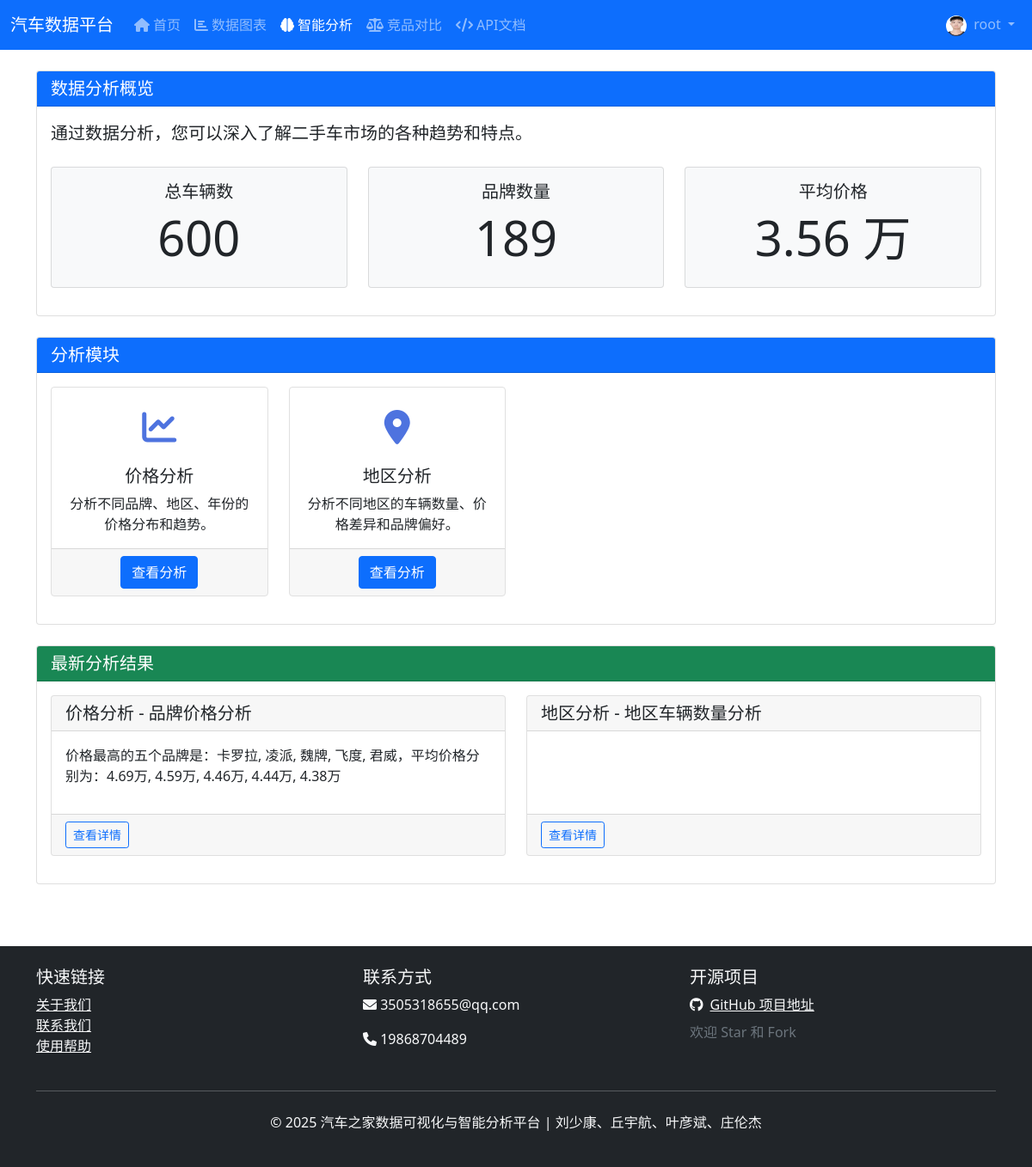
Page /analysis/ (signed in) on the committed database.
### accounts/models.py (models this page shows, shortened)
class UserProfile(models.Model):
    EDUCATION_CHOICES = (
        ('high_school', '高中及以下'),
        ('college', '大专'),
        ('bachelor', '本科'),
        ('master', '硕士'),
        ('phd', '博士'),
    )
    GENDER_CHOICES = (
        ('male', '男'),
        ('female', '女'),
        ('other', '其他'),
    )
    user = models.OneToOneField(User, on_delete=models.CASCADE, related_name='profile')
    avatar = models.ImageField(upload_to='avatars/', blank=True, null=True, verbose_name='头像')
    bio = models.TextField(max_length=500, blank=True, null=True, verbose_name='个人简介')
    birth_date = models.DateField(null=True, blank=True, verbose_name='出生日期')
    gender = models.CharField(max_length=10, choices=GENDER_CHOICES, blank=True, null=True, verbose_name='性别')
    phone = models.CharField(max_length=20, blank=True, null=True, verbose_name='电话')
    address = models.CharField(max_length=200, blank=True, null=True, verbose_name='地址')
    education = models.CharField(max_length=20, choices=EDUCATION_CHOICES, blank=True, null=True, verbose_name='学历')
    occupation = models.CharField(max_length=100, blank=True, null=True, verbose_name='职业')
    company = models.CharField(max_length=100, blank=True, null=True, verbose_name='公司')
    website = models.URLField(max_length=200, blank=True, null=True, verbose_name='个人网站')
    social_github = models.URLField(max_length=200, blank=True, null=True, verbose_name='GitHub')
    social_weibo = models.URLField(max_length=200, blank=True, null=True, verbose_name='微博')
    social_wechat = models.CharField(max_length=100, blank=True, null=True, verbose_name='微信')
    interests = models.TextField(max_length=500, blank=True, null=True, verbose_name='兴趣爱好')
    created_at = models.DateTimeField(default=timezone.now, verbose_name='创建时间')
    updated_at = models.DateTimeField(auto_now=True, verbose_name='更新时间')
    class Meta:
        verbose_name = '用户资料'
        verbose_name_plural = verbose_name
    def get_avatar_url(self):
        if self.avatar and self.avatar.url:
            return self.avatar.url
        return '/static/images/default-avatar.svg'

### data_analysis/models.py (models this page shows, shortened)
class PriceAnalysisResult(models.Model):
    analysis_date = models.DateField(default=timezone.now, verbose_name='分析日期')
    analysis_type = models.CharField(max_length=50, verbose_name='分析类型',
                                   choices=[
                                       ('brand_price', '品牌价格分析'),
                                       ('region_price', '地区价格分析'),
                                       ('year_price', '年份价格分析'),
                                       ('mileage_price', '里程价格分析'),
                                   ])
    result_data = models.JSONField(verbose_name='分析结果数据')
    summary = models.TextField(verbose_name='分析摘要', blank=True, null=True)
    class Meta:
        verbose_name = '价格分析结果'
        verbose_name_plural = verbose_name
        ordering = ['-analysis_date']

class RegionAnalysisResult(models.Model):
    analysis_date = models.DateField(default=timezone.now, verbose_name='分析日期')
    analysis_type = models.CharField(max_length=50, verbose_name='分析类型',
                                   choices=[
                                       ('region_car_count', '地区车辆数量分析'),
                                       ('region_price_level', '地区价格水平分析'),
                                       ('region_brand_preference', '地区品牌偏好分析'),
                                   ])
    result_data = models.JSONField(verbose_name='分析结果数据')
    summary = models.TextField(verbose_name='分析摘要', blank=True, null=True)
    class Meta:
        verbose_name = '地区分析结果'
        verbose_name_plural = verbose_name
        ordering = ['-analysis_date']

### data_analysis/views.py (the view)
# urls.py: path('', views.index, name='index'),
@login_required
def index(request):
    total_cars = UsedCar.objects.count()
    total_brands = Brand.objects.count()
    avg_price = UsedCar.objects.aggregate(avg_price=Avg('price'))['avg_price']
    today = timezone.now().date()
    price_analysis, price_created = PriceAnalysisResult.objects.get_or_create(
        analysis_type='brand_price',
        analysis_date=today,
        defaults={'result_data': {}, 'summary': ''}
    )
    if price_created:
        result_data, summary = PriceAnalysisService.analyze_brand_price()
        price_analysis.result_data = result_data
        price_analysis.summary = summary
        price_analysis.save()
    region_analysis, region_created = RegionAnalysisResult.objects.get_or_create(
        analysis_type='region_car_count',
        analysis_date=today,
        defaults={'result_data': {}, 'summary': ''}
    )
    if region_created:
        result_data, summary = RegionAnalysisService.analyze_region_car_count()
        region_analysis.result_data = result_data
        region_analysis.summary = summary
        region_analysis.save()
    latest_price_analysis = price_analysis
    latest_region_analysis = region_analysis
    context = {
        'total_cars': total_cars,
        'total_brands': total_brands,
        'avg_price': avg_price,
        'latest_price_analysis': latest_price_analysis,
        'latest_region_analysis': latest_region_analysis,
    }
    return render(request, 'data_analysis/index.html', context)

### templates/data_analysis/index.html (shortened to what this page needs)
{% extends 'base.html' %}
{% block content %}
<div class="row mb-4">
    <div class="col-12">
        <div class="card">
            <div class="card-header bg-primary text-white">
                <h5 class="card-title mb-0">数据分析概览</h5>
            </div>
            <div class="card-body">
                <p class="lead">通过数据分析，您可以深入了解二手车市场的各种趋势和特点。</p>
                <div class="row mt-4">
                    <div class="col-md-4 mb-3">
                        <div class="card bg-light stat-card h-100">
                            <div class="card-body text-center">
                                <h5 class="card-title">总车辆数</h5>
                                <h2 class="display-4">{{ total_cars|default:"0" }}</h2>
                            </div>
                        </div>
                    </div>
                    <div class="col-md-4 mb-3">
                        <div class="card bg-light stat-card h-100">
                            <div class="card-body text-center">
                                <h5 class="card-title">品牌数量</h5>
                                <h2 class="display-4">{{ total_brands|default:"0" }}</h2>
                            </div>
                        </div>
                    </div>
                    <div class="col-md-4 mb-3">
                        <div class="card bg-light stat-card h-100">
                            <div class="card-body text-center">
                                <h5 class="card-title">平均价格</h5>
                                <h2 class="display-4">{{ avg_price|floatformat:2|default:"0" }} 万</h2>
                            </div>
                        </div>
                    </div>
                </div>
            </div>
        </div>
    </div>
</div>
<div class="row">
    <div class="col-12 mb-4">
        <div class="card">
            <div class="card-header bg-primary text-white">
                <h5 class="card-title mb-0">分析模块</h5>
            </div>
            <div class="card-body">
                <div class="row">
                    <div class="col-md-3 mb-3">
                        <div class="card h-100 analysis-card">
                            <div class="card-body text-center">
                                <div class="analysis-icon">
                                    <i class="fas fa-chart-line"></i>
                                </div>
                                <h5 class="card-title">价格分析</h5>
                                <p class="card-text">分析不同品牌、地区、年份的价格分布和趋势。</p>
                            </div>
                            <div class="card-footer text-center">
                                <a href="{% url 'car_analysis:data_analysis:price_analysis' %}" class="btn btn-primary">查看分析</a>
                            </div>
                        </div>
                    </div>
                    <div class="col-md-3 mb-3">
                        <div class="card h-100 analysis-card">
                            <div class="card-body text-center">
                                <div class="analysis-icon">
                                    <i class="fas fa-map-marker-alt"></i>
                                </div>
                                <h5 class="card-title">地区分析</h5>
                                <p class="card-text">分析不同地区的车辆数量、价格差异和品牌偏好。</p>
                            </div>
                            <div class="card-footer text-center">
                                <a href="{% url 'car_analysis:data_analysis:region_analysis' %}" class="btn btn-primary">查看分析</a>
                            </div>
                        </div>
                    </div>
                </div>
            </div>
        </div>
    </div>
</div>
{% if latest_price_analysis or latest_region_analysis %}
<div class="row">
    <div class="col-12 mb-4">
        <div class="card">
            <div class="card-header bg-success text-white">
                <h5 class="card-title mb-0">最新分析结果</h5>
            </div>
            <div class="card-body">
                <div class="row">
                    {% if latest_price_analysis %}
                    <div class="col-md-6 mb-3">
                        <div class="card h-100">
                            <div class="card-header">
                                <h5 class="card-title mb-0">价格分析 - {{ latest_price_analysis.get_analysis_type_display }}</h5>
                            </div>
                            <div class="card-body">
                                <p>{{ latest_price_analysis.summary|truncatewords:50 }}</p>
                            </div>
                            <div class="card-footer">
                                <a href="{% url 'car_analysis:data_analysis:price_analysis' %}?type={{ latest_price_analysis.analysis_type }}" class="btn btn-sm btn-outline-primary">查看详情</a>
                            </div>
                        </div>
                    </div>
                    {% endif %}
                    {% if latest_region_analysis %}
                    <div class="col-md-6 mb-3">
                        <div class="card h-100">
                            <div class="card-header">
                                <h5 class="card-title mb-0">地区分析 - {{ latest_region_analysis.get_analysis_type_display }}</h5>
                            </div>
                            <div class="card-body">
                            </div>
                            <div class="card-footer">
                                <a href="{% url 'car_analysis:data_analysis:region_analysis' %}?type={{ latest_region_analysis.analysis_type }}" class="btn btn-sm btn-outline-primary">查看详情</a>
                            </div>
                        </div>
                    </div>
                    {% endif %}
                </div>
            </div>
        </div>
    </div>
</div>
{% endif %}
{% endblock %}

### templates/base.html (shortened to what this page needs)
<!DOCTYPE html>
<html lang="zh-hans">
<head>
    <link href="https://cdn.jsdelivr.net/npm/bootstrap@5.1.3/dist/css/bootstrap.min.css" rel="stylesheet">
    <link rel="stylesheet" href="https://cdnjs.cloudflare.com/ajax/libs/font-awesome/6.0.0-beta3/css/all.min.css">
</head>
<body>
    <nav class="navbar navbar-expand-lg navbar-dark bg-primary">
        <div class="container-fluid">
            <a class="navbar-brand" href="/">汽车数据平台</a>
            <div class="collapse navbar-collapse" id="navbarNav">
                <ul class="navbar-nav me-auto">
                    <li class="nav-item">
                        <a class="nav-link {% if request.resolver_match.url_name == 'home' %}active{% endif %}" href="/">
                            <i class="fas fa-home me-1"></i>首页
                        </a>
                    </li>
                    <li class="nav-item">
                        <a class="nav-link {% if 'visualization' in request.path %}active{% endif %}" href="{% url 'visualization:chart_list' %}">
                            <i class="fas fa-chart-bar me-1"></i>数据图表
                        </a>
                    </li>
                    <li class="nav-item">
                        <a class="nav-link {% if 'analysis' in request.path %}active{% endif %}" href="{% url 'car_analysis:data_analysis:index' %}">
                            <i class="fas fa-brain me-1"></i>智能分析
                        </a>
                    </li>
                    <li class="nav-item">
                        <a class="nav-link {% if 'comparison' in request.path %}active{% endif %}" href="{% url 'car_analysis:comparison' %}">
                            <i class="fas fa-balance-scale me-1"></i>竞品对比
                        </a>
                    </li>
                    <li class="nav-item">
                        <a class="nav-link {% if 'api' in request.path %}active{% endif %}" href="{% url 'car_api:docs' %}">
                            <i class="fas fa-code me-1"></i>API文档
                        </a>
                    </li>
                </ul>
                <ul class="navbar-nav">
                    {% if user.is_authenticated %}
                    <li class="nav-item dropdown">
                        <a class="nav-link dropdown-toggle" href="#" id="userDropdown" role="button" data-bs-toggle="dropdown">
                            <img src="{{ user.profile.get_avatar_url }}" class="rounded-circle me-1" width="24" height="24" alt="头像">
                            {{ user.username }}
                        </a>
                    </li>
                    {% endif %}
                </ul>
            </div>
        </div>
    </nav>
    <div class="container mt-4">
        {% block content %}{% endblock %}
    </div>
    <footer class="bg-dark text-light py-4 mt-5">
        <div class="container">
            <div class="row">
                <div class="col-md-4">
                    <h5>快速链接</h5>
                    <ul class="list-unstyled">
                        <li><a href="{% url 'about' %}" class="text-light">关于我们</a></li>
                        <li><a href="{% url 'contact' %}" class="text-light">联系我们</a></li>
                        <li><a href="{% url 'help' %}" class="text-light">使用帮助</a></li>
                    </ul>
                </div>
                <div class="col-md-4">
                    <h5>联系方式</h5>
                    <p><i class="fas fa-envelope"></i> 3505318655@qq.com</p>
                    <p><i class="fas fa-phone"></i> 19868704489</p>
                </div>
                <div class="col-md-4">
                    <h5>开源项目</h5>
                    <div class="github-link">
                        <a href="https://github.com/hazaikk/car" target="_blank" class="text-light">
                            <i class="fab fa-github me-2"></i>GitHub 项目地址
                        </a>
                        <p class="text-muted mt-2 mb-0">欢迎 Star 和 Fork</p>
                    </div>
                </div>
            </div>
            <hr class="my-4">
            <div class="text-center">
                <p>&copy; 2025 汽车之家数据可视化与智能分析平台 | 刘少康、丘宇航、叶彦斌、庄伦杰</p>
            </div>
        </div>
    </footer>
</body>
</html>

### templates/data_analysis/index.html (style rules this page uses)
.stat-card { transition: transform 0.3s; }
.analysis-card { transition: all 0.3s ease; border: 1px solid #e0e0e0; }
.analysis-icon { font-size: 2.5rem; margin-bottom: 15px; color: #4e73df; }

### rows in the picture
PriceAnalysisResult: analysis_type "品牌价格分析", summary "价格最高的五个品牌是：卡罗拉, 凌派, 魏牌, 飞度, 君威，平均价格分别为：4.69万, 4.59万, 4.46万, 4.44万, 4.38万"
RegionAnalysisResult: analysis_type "地区车辆数量分析"

### other values in the picture
{{ user.username }} "root"
{{ total_cars|default:"0" }} "600"
{{ total_brands|default:"0" }} "189"
{{ avg_price|floatformat:2|default:"0" }} "3.56"
